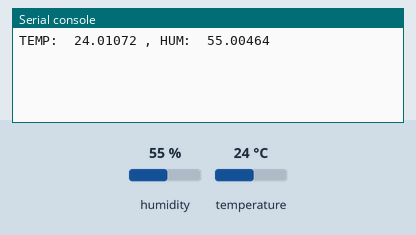
Bench run of a program on a simulated MicroPython board. Parts: the last lines printed to the serial console. Inputs (shaded band) come from the test bench; at power-on: humidity 55 %, temperature 24 °C.

Above: at 1.2 s.
1.3 s: humidity set to 22 %
At 11.6 s:
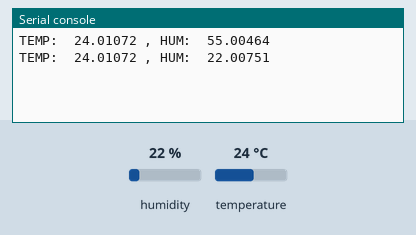
11.8 s: temperature set to 12 °C
At 22.7 s:
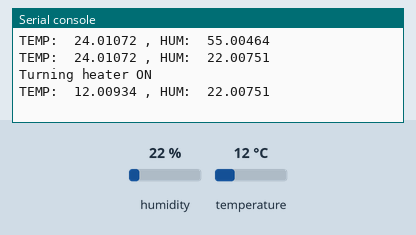
23.0 s: humidity set to 40 %
At 33.3 s:
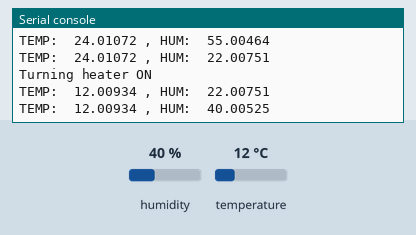
Timing chart, 0 to 34.8 s (numbered marks = the images above; inputs shaded):
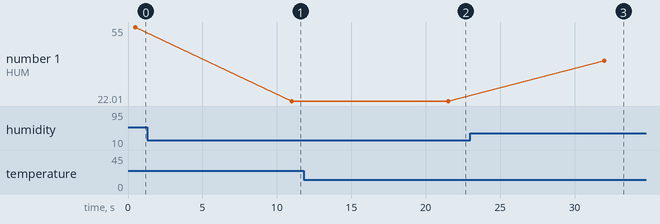

Measured:
- after the input at 1.3 s, the serial console: prints a new line after 9.7 s (image 1)
- after the input at 11.8 s, the serial console: prints a new line after 9.7 s (image 2)
- after the input at 23.0 s, the serial console: prints a new line after 9.0 s (image 3)
- plotted number 1: 55 → 22.01 after the input at 1.3 s, 22.01 → 40.01 after the input at 23.0 s

The program:

main_si7021_heater_test.py
```python
import time
import si7021

sensor = si7021.SI7021()

count = 0
while True:
  try:
    hum = sensor.getRH()
    temp = sensor.readTemp()

    if (count == 2):
      sensor.heaterOn()
      print("Turning heater ON")

    if (count == 12):
      sensor.heaterOff()
      print("Turning heater OFF")

    print("TEMP: ", temp, ", HUM: ", hum)

  except OSError as e:
    print("Exception occured while measuring data")
    print("errno: ", e.errno)

  count = count + 1
  time.sleep(10)
```

si7021.py
```python
from time import sleep
from machine import I2C

class SI7021(object):
  'Si7021-A20 sensor library for Pycom LoPy'

  i2c = None

  # Definitions.
  # https://www.silabs.com/Support%20Documents%2FTechnicalDocs%2FSi7021-A20.pdf

  # I2C slave address
  ADDR = 0x40

  # Commands, *_HOLD = use of clock line
  HUMD_MEASURE_HOLD = 0xE5
  HUMD_MEASURE_NOHOLD = 0xF5
  TEMP_MEASURE_HOLD = 0xE3
  TEMP_MEASURE_NOHOLD = 0xF3
  TEMP_PREV = 0xE0

  # Heater
  HEATER_REG_ON = 0x3E
  HEATER_REG_OFF = 0x3A

  # User registers
  WRITE_USER_REG = 0xE6
  READ_USER_REG = 0xE7

  # Misc.
  SOFT_RESET = 0xFE

  def __init__(self):
    self.i2c = I2C(0, I2C.MASTER)

  def measure(self, command):
    # Read only msb and lsb for old temp
    nBytes = 3
    if (command == self.TEMP_PREV):
      nBytes = 2

    # Write command to sensor
    self.i2c.writeto(self.ADDR, bytearray([command]))
    # Wait for conversion
    sleep(0.25)

    # msb = 0
    # lsb = 1
    recv = self.i2c.readfrom(self.ADDR, 2)

    # Clear last bits of lsb to 00
    cleared = recv[1] & 0xFC
    measurement = recv[0] << 8 | cleared
    return measurement

  def writeReg(self, value):
    self.i2c.writeto(self.ADDR, bytearray([self.WRITE_USER_REG, value]))

  def readReg(self):
    self.i2c.writeto(self.ADDR, bytearray([self.READ_USER_REG]))
    recv = self.i2c.readfrom(self.ADDR, 1)
    return recv

  def getRH(self):
    code = self.measure(self.HUMD_MEASURE_HOLD)
    return ((125.0 * code / 65536) - 6)

  def getTemp(self):
    code = self.measure(self.TEMP_MEASURE_HOLD)
    return ((175.72 * code / 65536) - 46.85)

  # Read temp from previous HD measurement
  def readTemp(self):
    code = self.measure(self.TEMP_PREV)
    return ((175.72 * code / 65536) - 46.85)

  def heaterOn(self):
    self.writeReg(self.HEATER_REG_ON)

  def heaterOff(self):
    self.writeReg(self.HEATER_REG_OFF)

  def reset(self):
    self.writeReg(SOFT_RESET)
```
